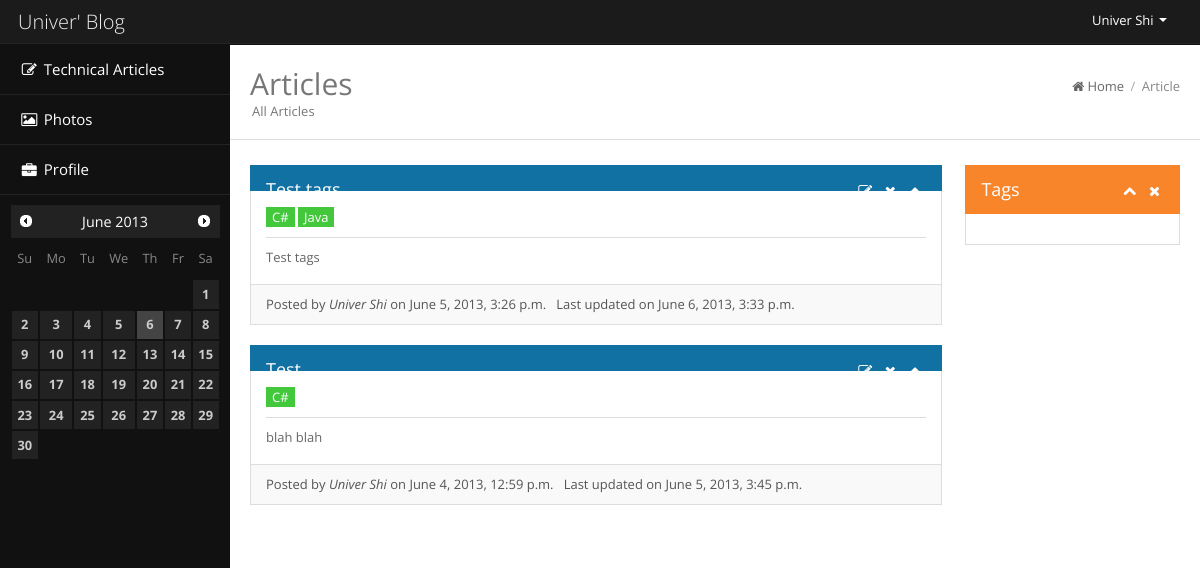
The page /article/ (signed in) on the database its author committed.
### article/models.py (models this page shows, shortened)
class Article(Model):
    subject = models.CharField(max_length=256)
    content = models.TextField()
    author = models.ForeignKey(User)
    create_date_time = models.DateTimeField()
    update_date_time = models.DateTimeField()
    tags = models.ManyToManyField(ArticleTag)

class ArticleTag(Model):
    name = models.CharField(max_length=20)
    display_name = models.CharField(max_length=50)

### article/views.py (the view)
class ArticleList(TemplateView):
    template_name = 'article_list.html'
    def get_context_data(self, **kwargs):
        context = super(ArticleList, self).get_context_data(**kwargs)
        context['articles'] = Article.objects.order_by('-create_date_time').select_related()
        context['path'] = (PathItem('/article', 'Article'),)
        return context

### article/templates/article_list.html
{% extends "base.html" %}
{% block head %}
<h2 class="pull-left">
	Articles <span class="page-meta">All Articles</span>
</h2>
{% endblock %}
{% block content %}
<div class="row-fluid">
	<div class="span9">
		{% for article in articles %}
		<div class="widget wblue">
			<div class="widget-head">
				<div class="pull-left">
					{{ article.subject }}
				</div>
				<div class="widget-icons pull-right">
					{% if article.author == request.user %}
						<a href="/article/update/{{ article.id }}"><i class="icon-edit"></i></a>
						<a href="/article/delete/{{ article.id }}"><i class="icon-remove"></i></a>
					{% endif %}
					<a href="#" class="wminimize"><i class="icon-chevron-up"></i></a>
				</div>
			</div>
			<div class="widget-content">
				<div class="padd">
					{% if article.tags.all %}
						{% for tag in article.tags.all %}
							<span class="label label-success">{{ tag.display_name }}</span>
						{% endfor %}
						<hr />
					{% endif %}
					{{ article.content }}
				</div>
			</div>
			<div class="widget-foot">
				{% if article.create_date_time  %}
					Posted by <i>{{ article.author.get_full_name }}</i> on {{ article.create_date_time }}
				{% endif %}
				{% if article.update_date_time != article.create_date_time %}
					&nbsp;&nbsp;Last updated on {{ article.update_date_time }}
				{% endif %}
			</div>
		</div>
		{% endfor %}
	</div>
	<div class="span3">
		<div class="widget worange">
			<div class="widget-head">
				<div class="pull-left">Tags</div>
				<div class="widget-icons pull-right">
					<a href="#" class="wminimize"><i class="icon-chevron-up"></i></a> <a
						href="#" class="wclose"><i class="icon-remove"></i></a>
				</div>
				<div class="clearfix"></div>
			</div>
			<div class="widget-content">
				<div class="padd"></div>
			</div>
		</div>
	</div>
</div>
{% endblock %}

### templates/base.html (shortened to what this page needs)
<!DOCTYPE html>
<html lang="en">
<head>
{% load staticfiles %}
{% include "base_css.html" %}
</head>
<body>
	<div class="navbar navbar-fixed-top navbar-inverse">
		<div class="navbar-inner">
			<div class="container">
				<a href="/home" class="brand"> {% block brand %} Univer' Blog {%endblock %} </a>
				<ul class="nav pull-right">
					<li class="dropdown pull-right">
						<a data-toggle="dropdown" class="dropdown-toggle" href="#">
							{% if request.user.is_authenticated %}
								{{ request.user.get_full_name }}
							{% else %}
								Login
							{% endif %}
							<b class="caret"></b>
						</a>
					</li>
				</ul>
			</div>
		</div>
	</div>
	<div class="content">
		{% include "base_sidebar.html" %}
		<div class="mainbar">
			<div class="page-head">
				{% block head %}{% endblock %}
				<div class="bread-crumb pull-right">
					<a href="/"><i class="icon-home"></i>Home</a>
					{% if path != None %}
						{% for item in path %}
							<span class="divider">/</span>
							<a href="{{ item.url }}" class="bread-current">{{ item.name }}</a>
						{% endfor %}
					{% endif %}
				</div>
				<div class="clearfix"></div>
			</div>
			<div class="matter">
				<div class="container-fluid">{% block content %}{% endblock %}
				</div>
			</div>
		</div>
	</div>
</body>
</html>

### static/style/style.css (style rules this page uses)
* { border-radius: 0 !important; box-shadow: none !important; filter: progid:DXImageTransform.Microsoft.gradient(enabled = false) !important; text-shadow: none !important; font-family: "Open Sans", Arial, Helvetica, sans-serif; font-weight: 400; }
.navbar * { background-image: none !important; }
body { font-size: 13px; line-height: 23px; color: #666; background:#111; padding-top: 45px; -webkit-font-smoothing: antialiased; }
body .container { width: 97%; padding-left: 1.5%; padding-right: 1.5%; }
h1,h2,h3,h4,h5,h6 { padding: 2px 0px; margin: 2px 0px; color: #777; font-weight: 400; }
h2 { font-size: 30px; line-height: 40px; }
a { color: #333; text-decoration: none !important; }
hr { margin:8px 0px 8px 0px !important; padding:0px !important; border-top:0px; border-bottom:1px solid #ddd !important; height:0px; }
.label { font-weight: 400; padding: 3px 6px !important; font-size: 13px; }
.label.label-success, .badge.badge-success { background: #43c83c !important; }
.navbar * { text-shadow:none !important; }
.navbar { background: #000; }
.navbar .brand { color: #eee !important; }
.navbar .container { width: 97% !important; }
.navbar .nav > li > a { font-size: 13px !important; color: #fff !important; }
.navbar .caret { border-top-color:#fff !important; border-bottom-color:#fff !important; }
.mainbar { position: relative; margin-left: 230px; margin-right: 0px; width: auto; background:#fff; min-height: 900px; }
.mainbar .page-head { padding: 15px 20px; border-bottom: 1px solid #fff; }
.mainbar .page-meta { font-size: 13px; line-height: 15px; margin-left: 2px; display: block; }
.mainbar .bread-crumb { font-size: 13px; margin-top: 15px; color: #aaa; margin-left: 2px; }
.mainbar .bread-crumb i { margin-right: 3px; display:inline; position: static; top: 0px; width: auto; }
.mainbar .bread-crumb .divider { margin: 0px 3px; }
.mainbar .bread-crumb a { color: #666; }
.mainbar .bread-crumb a.bread-current { color: #888; }
.mainbar .matter { border-top: 1px solid #ddd; padding: 15px 0px; }
.widget { margin-top: 10px; margin-bottom: 20px; background: #fff; }
.widget hr { margin: 4px 0px; padding: 4px 0px; border-top: 0px; border-bottom: 1px solid #ddd; }
.widget .padd { padding: 15px; }
.widget .widget-head { background-color: #f5f5f5; border: 1px solid #ddd; color: #777; font-size: 18px; padding: 12px 15px; }
.widget .widget-head .widget-icons i { font-size: 14px; margin: 0px 4px; }
.widget .widget-head .widget-icons a { color: #aaa; }
.widget .widget-content { border-left: 1px solid #ddd; border-right:1px solid #ddd; border-bottom: 1px solid #ddd; }
.widget .widget-foot { background-color: #f9f9f9; border: 1px solid #ddd; border-top: 0px; padding: 8px 15px; font-size: 13px; color: #555; }
.widget.wblue .widget-head { background-color: #1171a3; border: 1px solid #1171a3; color: #fff; }
.widget.worange .widget-head { background-color: #f88529; border: 1px solid #f88529; color: #fff; }
.widget.wred .widget-head .widget-icons a, .widget.wblue .widget-head .widget-icons a, .widget.wlightblue .widget-head .widget-icons a, .widget.worange .widget-head .widget-icons a, .widget.wgreen .widget-head .widget-icons a, .widget.wviolet .widget-head .widget-icons a { color: #fff; }

### rows shown on the page
Article: subject "Test tags", content "Test tags", author.get_full_name "Univer Shi", create_date_time "June 5, 2013, 3:26 p.m.", update_date_time "June 6, 2013, 3:33 p.m."
ArticleTag: display_name "C#"
ArticleTag: display_name "Java"
Article: subject "Test", content "blah blah", author.get_full_name "Univer Shi", create_date_time "June 4, 2013, 12:59 p.m.", update_date_time "June 5, 2013, 3:45 p.m."

### other values the page prints
{{ request.user.get_full_name }} "Univer Shi"
{{ item.name }} "Article"
